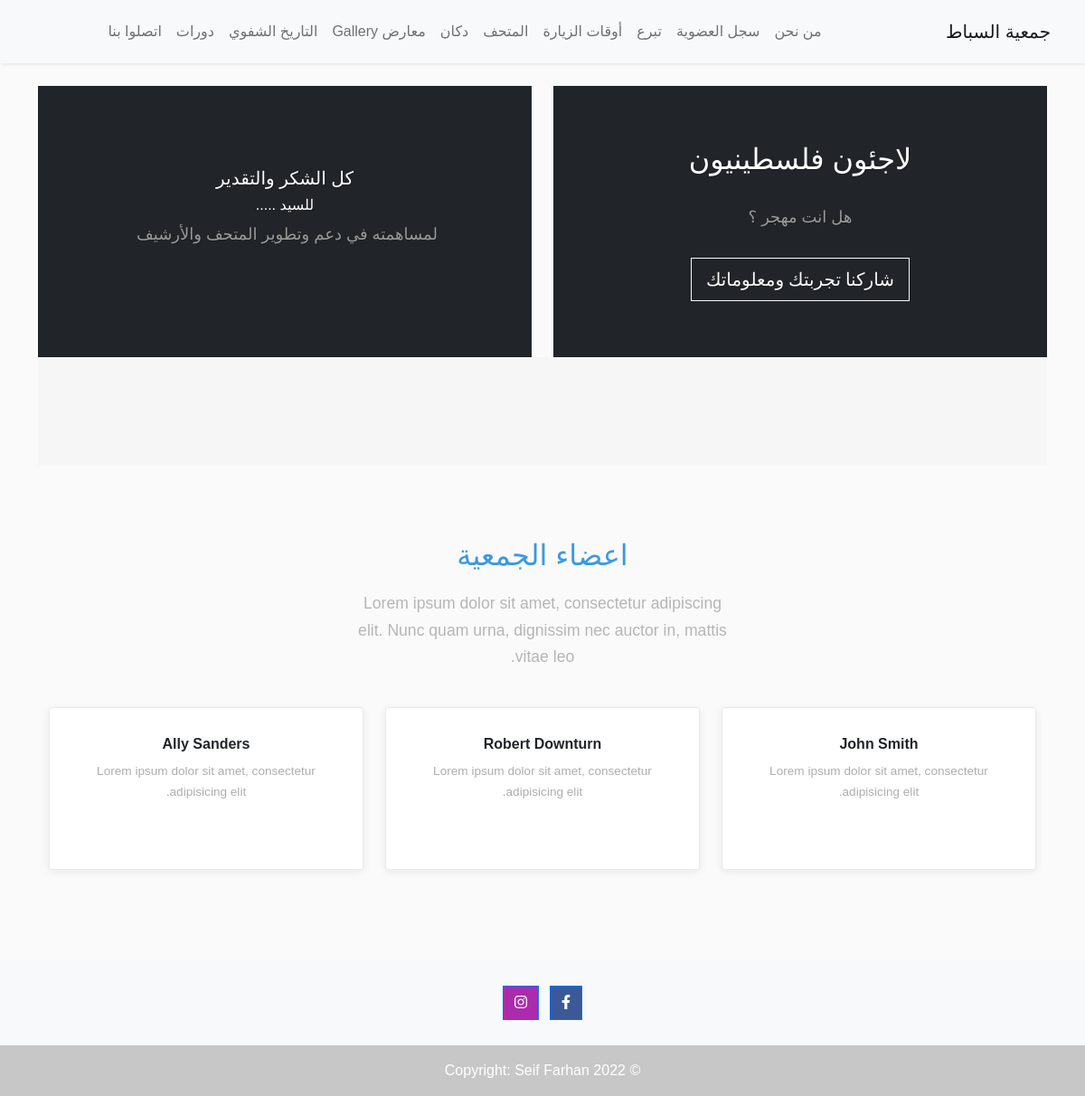
/, run on an earlier commit of the app's database.
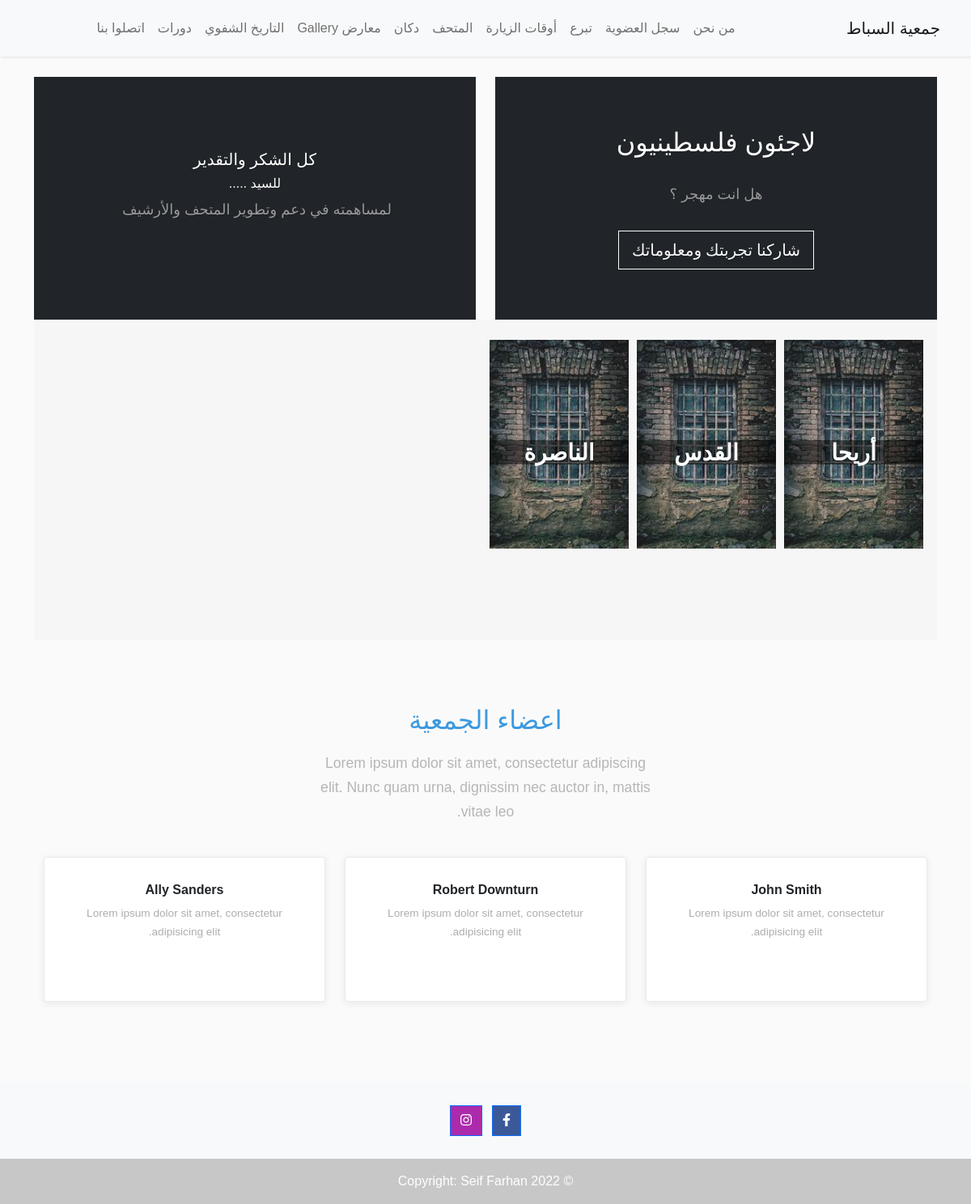
And on a later commit of the database.
### app/models.py (models this page shows, shortened)
class City(models.Model):
    name = models.CharField(max_length=255, verbose_name='الأسم')

### app/views.py (the view)
# urls.py: path('', views.index, name='index'),
def index(request):
    cities = City.objects.all()
    return render(request, 'index.html', {"cities": cities})

### app/templates/index.html (shortened to what this page needs)
{% extends 'base.html' %}
{% load static %}
{% block body_block %}
    <br>
    <div class="row">
        <div class="col-md-6">
            <section class="clean-block clean-hero"
                     style=" min-height: 300px;">
                <div class="text"><h2>لاجئون فلسطينيون</h2>
                    <p>هل انت مهجر ؟</p><a class="btn btn-outline-light btn-lg" role="button" href="/contactus"
                                           data-bs-target="/contactus">شاركنا تجربتك ومعلوماتك</a></div>
            </section>
        </div>
        <div class="col-md-6">
            <section class="clean-block clean-hero"
                     style=" min-height: 300px;">
                <div class="text"><h5>كل الشكر والتقدير</h5><h6>للسيد .....</h6>
                    <p>لمساهمته في دعم وتطوير المتحف والأرشيف&nbsp;<br></p></div>
            </section>
        </div>
    </div>
    <section class="clean-block clean-info dark">
        <div class="container">
            <div class="row">
                <section style="margin-top: 20px;">
                    <div class="d-flex flex-row multiple-item-slider">
                        {% for c in cities %}
                            <div class="col-md-2">
                                <div class="justify-content-center spacer-slider">
                                    <figure class="figure">
                                        <img class="img-fluid figure-img"
                                             src="{{ 'media/images/cities/bc.jpeg' }}" alt="alt text here"
                                             style="opacity: 0.9">
                                        <figcaption class="figure-caption"><h3><strong>{{ c.name }}</strong></h3>
                                        </figcaption>
                                    </figure>
                                </div>
                            </div>
                        {% endfor %}
                    </div>
                </section>
            </div>
        </div>
    </section>
    <section class="clean-block about-us">
        <div class="container">
            <div class="block-heading"><h2 class="text-info">اعضاء الجمعية</h2>
                <p>Lorem ipsum dolor sit amet, consectetur adipiscing elit. Nunc quam urna, dignissim nec auctor in,
                    mattis vitae leo.</p></div>
            <div class="row justify-content-center">
                <div class="col-sm-6 col-lg-4">
                    <div class="card text-center clean-card">
                        <div class="card-body info"><h4 class="card-title">John Smith</h4>
                            <p class="card-text">Lorem ipsum dolor sit amet, consectetur adipisicing elit.</p>
                            <div class="icons"><a href="#"></a><a href="#"></a><a href="#"></a></div>
                        </div>
                    </div>
                </div>
                <div class="col-sm-6 col-lg-4">
                    <div class="card text-center clean-card">
                        <div class="card-body info"><h4 class="card-title">Robert Downturn</h4>
                            <p class="card-text">Lorem ipsum dolor sit amet, consectetur adipisicing elit.</p>
                            <div class="icons"><a href="#"></a><a href="#"></a><a href="#"></a></div>
                        </div>
                    </div>
                </div>
                <div class="col-sm-6 col-lg-4">
                    <div class="card text-center clean-card">
                        <div class="card-body info"><h4 class="card-title">Ally Sanders</h4>
                            <p class="card-text">Lorem ipsum dolor sit amet, consectetur adipisicing elit.</p>
                            <div class="icons"><a href="#"></a><a href="#"></a><a href="#"></a></div>
                        </div>
                    </div>
                </div>
            </div>
        </div>
    </section>
{% endblock %}

What changed in the data, as far as the page shows it:
added City: name "أريحا"
added City: name "القدس"
added City: name "الناصرة"
